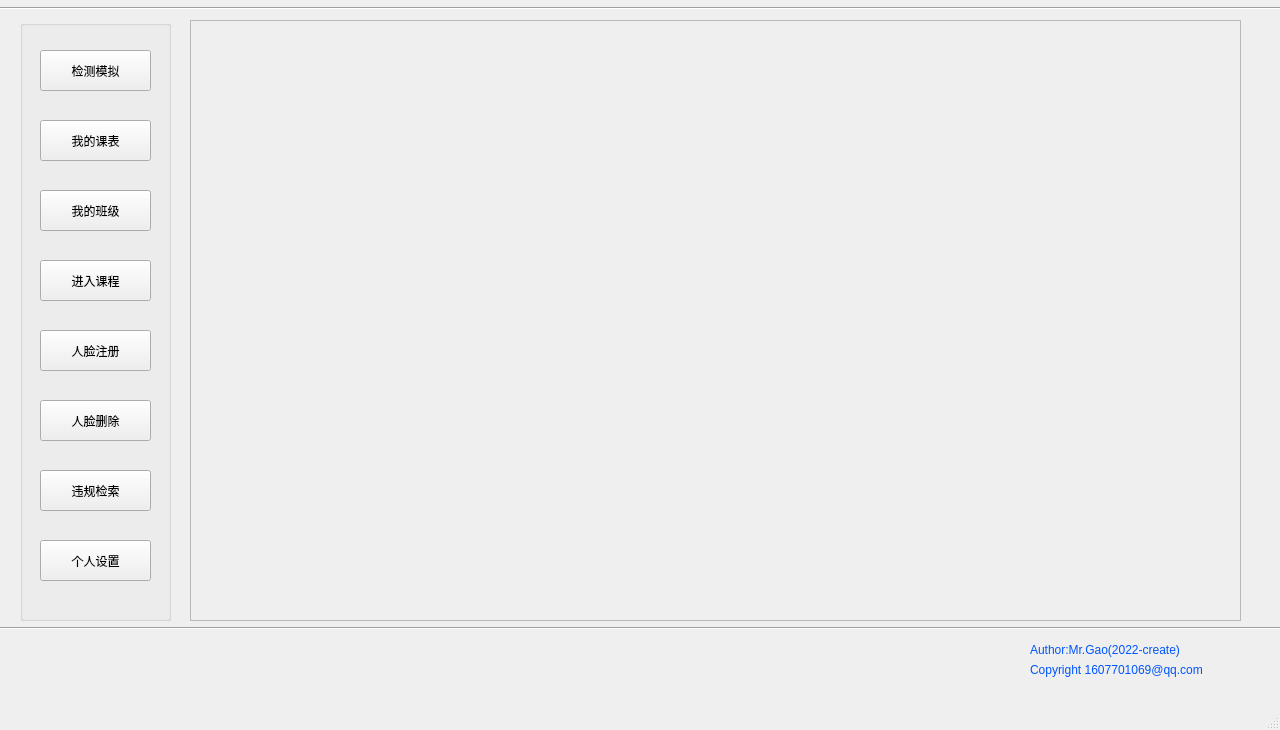
<?xml version="1.0" encoding="UTF-8"?>
<ui version="4.0">
 <class>MainWindow</class>
 <widget class="QMainWindow" name="MainWindow">
  <property name="geometry">
   <rect>
    <x>0</x>
    <y>0</y>
    <width>1280</width>
    <height>730</height>
   </rect>
  </property>
  <property name="windowTitle">
   <string>MainWindow</string>
  </property>
  <widget class="QWidget" name="centralwidget">
   <widget class="QGroupBox" name="groupBox">
    <property name="geometry">
     <rect>
      <x>20</x>
      <y>20</y>
      <width>151</width>
      <height>601</height>
     </rect>
    </property>
    <property name="title">
     <string/>
    </property>
    <widget class="QPushButton" name="testDetectionBtn">
     <property name="geometry">
      <rect>
       <x>20</x>
       <y>30</y>
       <width>111</width>
       <height>41</height>
      </rect>
     </property>
     <property name="text">
      <string>检测模拟</string>
     </property>
    </widget>
    <widget class="QPushButton" name="myCoursesBtn">
     <property name="geometry">
      <rect>
       <x>20</x>
       <y>100</y>
       <width>111</width>
       <height>41</height>
      </rect>
     </property>
     <property name="text">
      <string>我的课表</string>
     </property>
    </widget>
    <widget class="QPushButton" name="myClassesBtn">
     <property name="geometry">
      <rect>
       <x>20</x>
       <y>170</y>
       <width>111</width>
       <height>41</height>
      </rect>
     </property>
     <property name="text">
      <string>我的班级</string>
     </property>
    </widget>
    <widget class="QPushButton" name="updateFaceBtn">
     <property name="geometry">
      <rect>
       <x>20</x>
       <y>310</y>
       <width>111</width>
       <height>41</height>
      </rect>
     </property>
     <property name="text">
      <string>人脸注册</string>
     </property>
    </widget>
    <widget class="QPushButton" name="deleteFaceBtn">
     <property name="geometry">
      <rect>
       <x>20</x>
       <y>380</y>
       <width>111</width>
       <height>41</height>
      </rect>
     </property>
     <property name="text">
      <string>人脸删除</string>
     </property>
    </widget>
    <widget class="QPushButton" name="editSelfBtn">
     <property name="geometry">
      <rect>
       <x>20</x>
       <y>520</y>
       <width>111</width>
       <height>41</height>
      </rect>
     </property>
     <property name="text">
      <string>个人设置</string>
     </property>
    </widget>
    <widget class="QPushButton" name="enterDetectionBtn">
     <property name="geometry">
      <rect>
       <x>20</x>
       <y>240</y>
       <width>111</width>
       <height>41</height>
      </rect>
     </property>
     <property name="text">
      <string>进入课程</string>
     </property>
    </widget>
    <widget class="QPushButton" name="searchViolateBtn">
     <property name="geometry">
      <rect>
       <x>20</x>
       <y>450</y>
       <width>111</width>
       <height>41</height>
      </rect>
     </property>
     <property name="text">
      <string>违规检索</string>
     </property>
    </widget>
   </widget>
   <widget class="QFrame" name="frame">
    <property name="geometry">
     <rect>
      <x>190</x>
      <y>20</y>
      <width>1051</width>
      <height>601</height>
     </rect>
    </property>
    <property name="frameShape">
     <enum>QFrame::StyledPanel</enum>
    </property>
    <property name="frameShadow">
     <enum>QFrame::Raised</enum>
    </property>
   </widget>
   <widget class="QLabel" name="author">
    <property name="geometry">
     <rect>
      <x>1030</x>
      <y>640</y>
      <width>211</width>
      <height>21</height>
     </rect>
    </property>
    <property name="text">
     <string>&lt;html&gt;&lt;head/&gt;&lt;body&gt;&lt;p&gt;&lt;span style=&quot; color:#0055ff;&quot;&gt;Author:Mr.Gao(2022-create)&lt;/span&gt;&lt;/p&gt;&lt;/body&gt;&lt;/html&gt;</string>
    </property>
   </widget>
   <widget class="Line" name="line">
    <property name="geometry">
     <rect>
      <x>-10</x>
      <y>620</y>
      <width>1291</width>
      <height>16</height>
     </rect>
    </property>
    <property name="orientation">
     <enum>Qt::Horizontal</enum>
    </property>
   </widget>
   <widget class="QLabel" name="datetime">
    <property name="geometry">
     <rect>
      <x>1030</x>
      <y>660</y>
      <width>241</width>
      <height>21</height>
     </rect>
    </property>
    <property name="text">
     <string>&lt;html&gt;&lt;head/&gt;&lt;body&gt;&lt;p&gt;&lt;span style=&quot; color:#0055ff;&quot;&gt;Copyright 1607701069@qq.com&lt;/span&gt;&lt;/p&gt;&lt;/body&gt;&lt;/html&gt;</string>
    </property>
   </widget>
   <widget class="Line" name="line_2">
    <property name="geometry">
     <rect>
      <x>0</x>
      <y>0</y>
      <width>1281</width>
      <height>16</height>
     </rect>
    </property>
    <property name="orientation">
     <enum>Qt::Horizontal</enum>
    </property>
   </widget>
  </widget>
  <widget class="QMenuBar" name="menubar">
   <property name="geometry">
    <rect>
     <x>0</x>
     <y>0</y>
     <width>1280</width>
     <height>26</height>
    </rect>
   </property>
  </widget>
  <widget class="QStatusBar" name="statusbar"/>
 </widget>
 <resources/>
 <connections/>
</ui>
